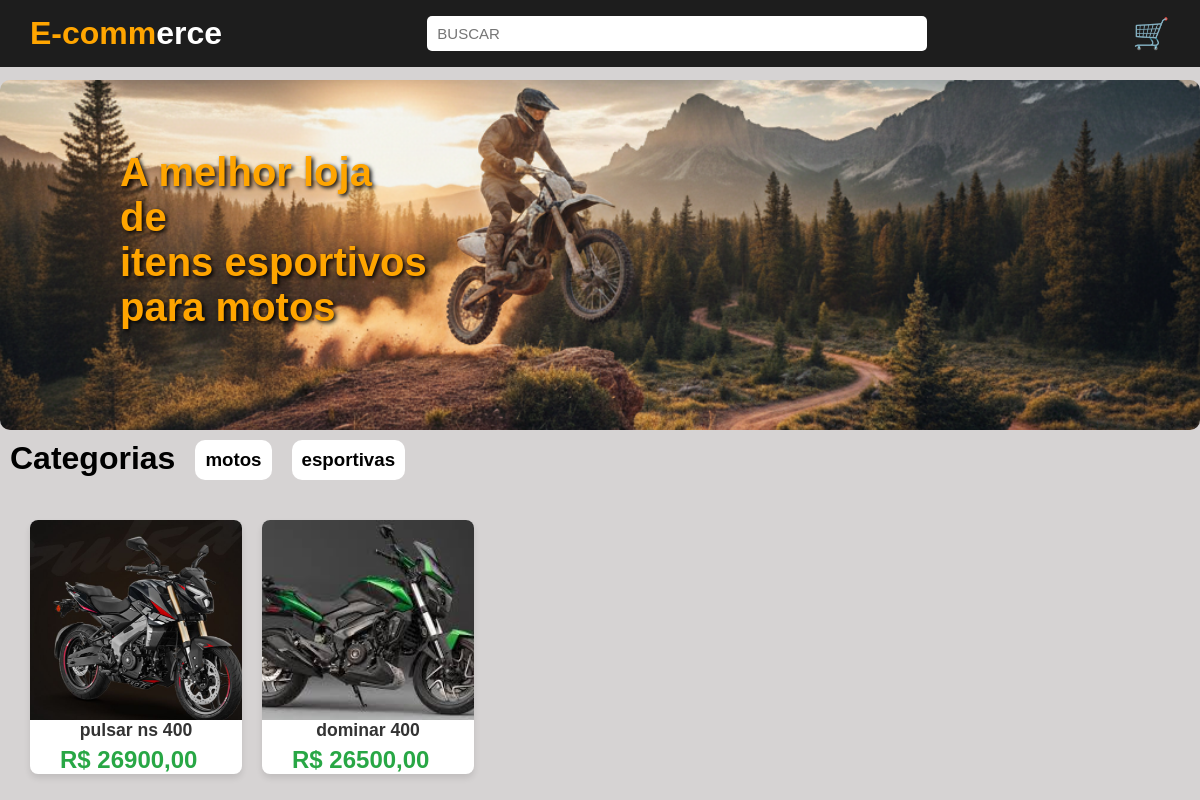
The page / on the database its author committed.
### home/models.py (models this page shows, shortened)
class Category(models.Model):
    nome = models.CharField(max_length=100)
    slug = models.SlugField(unique=True)

class Produtos(models.Model):
    category = models.ForeignKey( Category , on_delete=models.CASCADE)
    nome = models.CharField(max_length=200)
    descrition = models.TextField(blank=True)
    valor = models.DecimalField(max_digits=10 , decimal_places=2)
    capa = models.ImageField(upload_to='produto/capa/')
    video_opcinal = models.FileField(upload_to='produto/video/', null=True , blank=True)
    slug = models.SlugField( unique=True)

### home/views.py (the view)
# urls.py: path('', include("home.urls")),
def home (request):
    categorias = Category.objects.all()
    produtos = Produtos.objects.all()
    contexto = {
        'produtos':produtos,
        'categorias':categorias
    }
    return render(request,'home.html', contexto )

### home/templates/home.html (shortened to what this page needs)
{% load static %}
<!DOCTYPE html>
<html lang="pt-br">
<head>
    <link rel="stylesheet" href="{% static 'home_css/home.css'%}">
</head>
<body>
    <div class="topo">
        <header>
            <h1><span>E-comm</span>erce</h1>
            <input type="text" placeholder="BUSCAR" id="campo-busca">
            <a href="{% url 'carrinho'%}" >🛒</a>
        </header>
    </div>
    <div class="baner">
        <img src="{% static 'home_img/foto_baner.png' %}" alt="baner">
        <h1>A melhor loja <br> de <br> itens esportivos <br> para motos</h1>
    </div>
    <div class="categorias">
        <h1>Categorias</h1>
        {% for categoria in categorias %}
        <a href="{% url 'filtro' categoria.slug %}">
            <div>
                <h3> {{categoria.nome}} </h3>
            </div>
        </a>
        {% endfor %}
    </div>
    <main>
        <div class="conteine_produtos">
            <div class="produtos">
                {% for produto in produtos %}
                <a href="{% url 'detalhe_produto' produto.slug %}" class="link-produto">
                <div class="card-produto" data-nome-produto="{{ produto.nome|lower }}">
                        <img src="{{ produto.capa.url }}" alt="{{ produto.nome }}">
                        <div class="info-produto">
                            <h3>{{ produto.nome }}</h3>
                        </div>
                        <p class="preco">R$ {{ produto.valor|floatformat:2 }}</p>
                    </div>
                </a>
                {% empty %}
                <p>Nenhum produto encontrado.</p>
                {% endfor %}
            </div>
        </div>
    </main>
</body>
</html>

### home/static/home_css/home.css (style rules this page uses)
* { margin: 0; padding: 0; box-sizing: border-box; }
body { background-color: rgb(214, 211, 211); display: flex; flex-direction: column; align-items: center; font-family: 'Franklin Gothic Medium', 'Arial Narrow', Arial, sans-serif; }
a { text-decoration: none; color: inherit; }
.topo { position: fixed; top: 0; left: 0; width: 100%; background-color: rgb(29, 29, 29); color: white; z-index: 10; }
.topo a { font-size: 30px; }
.topo span { color: orange; }
header { display: flex; justify-content: space-between; align-items: center; padding: 15px 30px; max-width: 1200px; margin: auto; width: 100%; }
header input { width: 45%; max-width: 500px; height: 35px; padding-left: 10px; font-size: 15px; border-radius: 5px; border: none; outline: none; }
.baner { margin-top: 80px; height: 350px; width: 100%; max-width: 1200px; position: relative; }
.baner img { width: 100%; height: 100%; object-fit: cover; border-radius: 10px; }
.baner h1 { position: absolute; top: 20%; left: 10%; font-size: 40px; color: white; text-shadow: 2px 2px 4px black; color: orange; }
.categorias { display: flex; width: 100%; max-width: 1200px; padding: 10px; }
.categorias a { height: 40px; margin-left: 20px; background-color: white; border-radius: 10px; }
.categorias a div { display: flex; align-items: center; justify-content: center; width: 100%; height: 100%; padding: 10px; }
main { width: 100%; max-width: 1200px; display: flex; justify-content: center; }
.conteine_produtos { width: 100%; padding: 30px; display: flex; justify-content: center; }
.produtos { width: 100%; display: grid; grid-template-columns: repeat(auto-fill, minmax(200px, 1fr)); gap: 20px; }
.card-produto { background-color: white; border-radius: 8px; overflow: hidden; box-shadow: 0 4px 6px rgba(0, 0, 0, 0.1); transition: transform 0.2s; display: flex; flex-direction: column; height: 100%; }
.link-produto img { width: 100%; height: 200px; object-fit: cover; }
.info-produto { flex-grow: 1; display: flex; flex-direction: column; }
.info-produto h3 { font-size: 1.1em; margin-bottom: 5px; color: #333; text-align: center; display: -webkit-box; -webkit-line-clamp: 2; -webkit-box-orient: vertical; overflow:hidden; text-overflow:ellipsis; width: 100%; }
.preco { margin-left: 30px; font-size: 1.5em; color: #28a745; font-weight: bold; }

### rows shown on the page
Category: nome "motos"
Category: nome "esportivas"
Produtos: capa (picture), nome "pulsar ns 400", valor "26900,00"
Produtos: capa (picture), nome "dominar 400", valor "26500,00"
